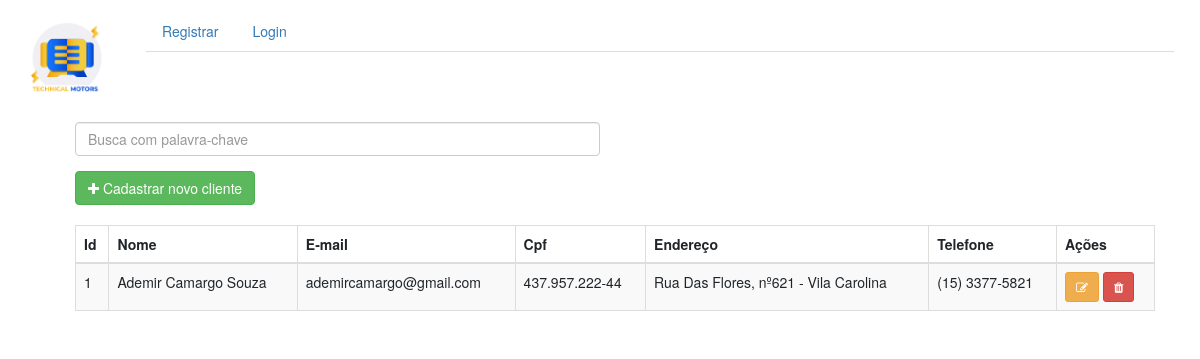
Before: /clientes with the older database file.
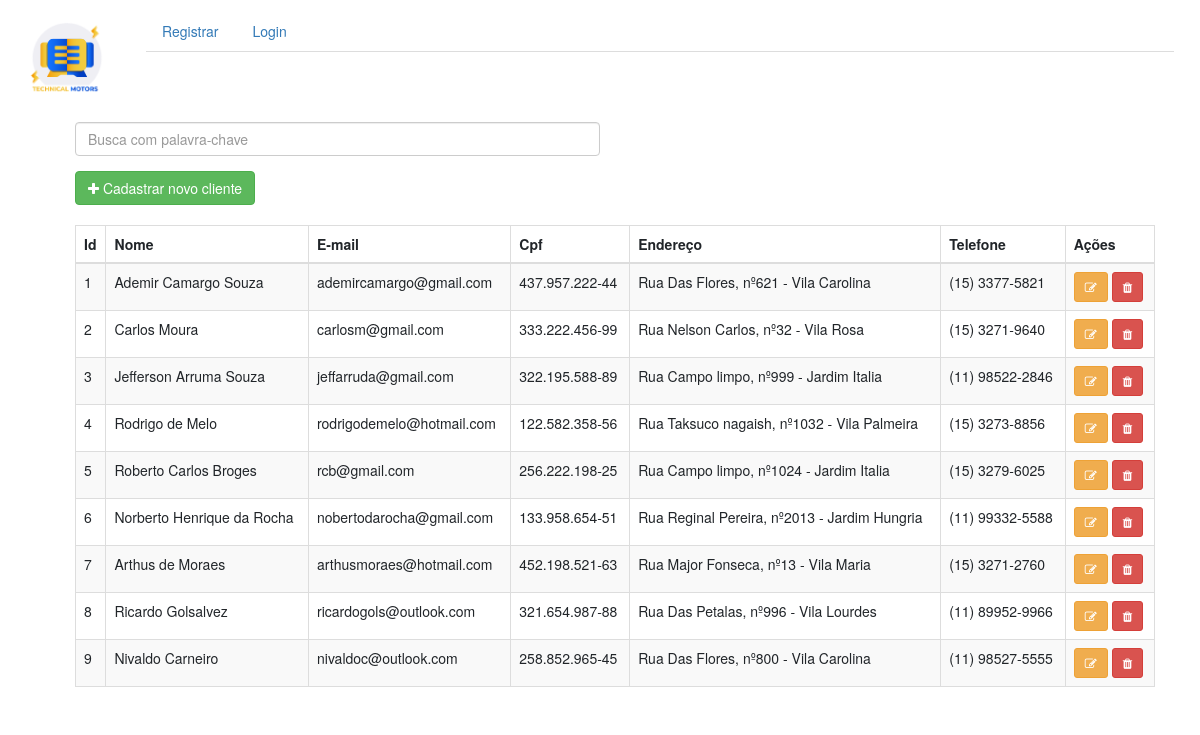
After: the same page with the newer database file.
### app/models.py (models this page shows, shortened)
class Clientes(db.Model, UserMixin):
    __tablename__ = "clientes"
    id = db.Column(db.Integer, primary_key=True, autoincrement=True)
    nome = db.Column(db.String(100), nullable=False)
    email = db.Column(db.String(100), nullable=False, unique=True, index=True)
    cpf = db.Column(db.String(100), nullable=True, unique=True)
    endereco = db.Column(db.String(100), nullable=False)
    telefone = db.Column(db.String(100), nullable=False)

### app/view_clientes/views.py (the view)
@clientes.route("/clientes")
def tela_cliente():
    clientes = Clientes.query.all()
    return render_template("clientes.html", clientes=clientes)

### app/templates/clientes.html (shortened to what this page needs)
{% extends 'bases/base_geral.html' %} {% block content %}
<!DOCTYPE html>
<html lang="en">
<head>
  <link rel="stylesheet" href="https://maxcdn.bootstrapcdn.com/bootstrap/3.4.1/css/bootstrap.min.css">
</head>
<body>
  <div class="container">
    <div class="col">
      <div class="row">
        <div class="form-group col-6">
          <input class="form-control" id="myInput" type="text" placeholder="Busca com palavra-chave">
        </div>
      </div>
      <div class="row">
        <div class="col-6" style="padding-bottom: 20px;">
          <a
          href="{{ url_for('clientes.cadastrar_cliente') }}"
          class="btn btn-success"
          >
          <i class="fa fa-plus" aria-hidden="true"></i>
          Cadastrar novo cliente
          </a>
        </div>
      </div>
        <table class="table table-bordered table-striped">
          <thead>
            <tr>
              <th>Id</th>
              <th>Nome</th>
              <th>E-mail</th>
              <th>Cpf</th>
              <th>Endereço</th>
              <th>Telefone</th>
              <th>Ações</th>
            </tr>
          </thead>
          <tbody id="myTable">
            {% for cliente in clientes %}
            <tr>
              <td>
                {{ cliente.id }}
              </td>
              <td>
                {{ cliente.nome }}
              </td>
              <td>
                {{ cliente.email }}
              </td>
              <td>
                {{ cliente.cpf }}
              </td>
              <td>
                {{ cliente.endereco }}
              </td>
              <td>
                {{ cliente.telefone }}
              </td>
              <td>
                <a class="btn btn-warning btn-sm" data-toggle="tooltip" data-placement="top" title="Editar" href="{{ url_for('clientes.editar', id=cliente.id) }}">
                  <i class="fa fa-edit" aria-hidden="true"></i>
                </a>
                <a class="btn btn-danger btn-sm" data-toggle="tooltip" data-placement="top" title="Remover" href="{{ url_for('clientes.deletar', id=cliente.id) }}">
                  <i class="fa fa-trash" aria-hidden="true"></i>
                </a>
              </td>
            </tr>
            {% endfor %}
          </tbody>
        </table>
      </div>
    </div>
  </div>
</body>
</html>
{% endblock %}

Changed rows visible on the page:
added Clientes: id "2", nome "Carlos Moura", email "carlosm@gmail.com", cpf "333.222.456-99", endereco "Rua Nelson Carlos, nº32 - Vila Rosa", telefone "(15) 3271-9640"
added Clientes: id "3", nome "Jefferson Arruma Souza", email "jeffarruda@gmail.com", cpf "322.195.588-89", endereco "Rua Campo limpo, nº999 - Jardim Italia", telefone "(11) 98522-2846"
added Clientes: id "4", nome "Rodrigo de Melo", email "rodrigodemelo@hotmail.com", cpf "122.582.358-56", endereco "Rua Taksuco nagaish, nº1032 - Vila Palmeira", telefone "(15) 3273-8856"
added Clientes: id "5", nome "Roberto Carlos Broges", email "rcb@gmail.com", cpf "256.222.198-25", endereco "Rua Campo limpo, nº1024 - Jardim Italia", telefone "(15) 3279-6025"
added Clientes: id "6", nome "Norberto Henrique da Rocha", email "nobertodarocha@gmail.com", cpf "133.958.654-51", endereco "Rua Reginal Pereira, nº2013 - Jardim Hungria", telefone "(11) 99332-5588"
added Clientes: id "7", nome "Arthus de Moraes", email "arthusmoraes@hotmail.com", cpf "452.198.521-63", endereco "Rua Major Fonseca, nº13 - Vila Maria", telefone "(15) 3271-2760"
added Clientes: id "8", nome "Ricardo Golsalvez", email "ricardogols@outlook.com", cpf "321.654.987-88", endereco "Rua Das Petalas, nº996 - Vila Lourdes", telefone "(11) 89952-9966"
added Clientes: id "9", nome "Nivaldo Carneiro", email "nivaldoc@outlook.com", cpf "258.852.965-45", endereco "Rua Das Flores, nº800 - Vila Carolina", telefone "(11) 98527-5555"
